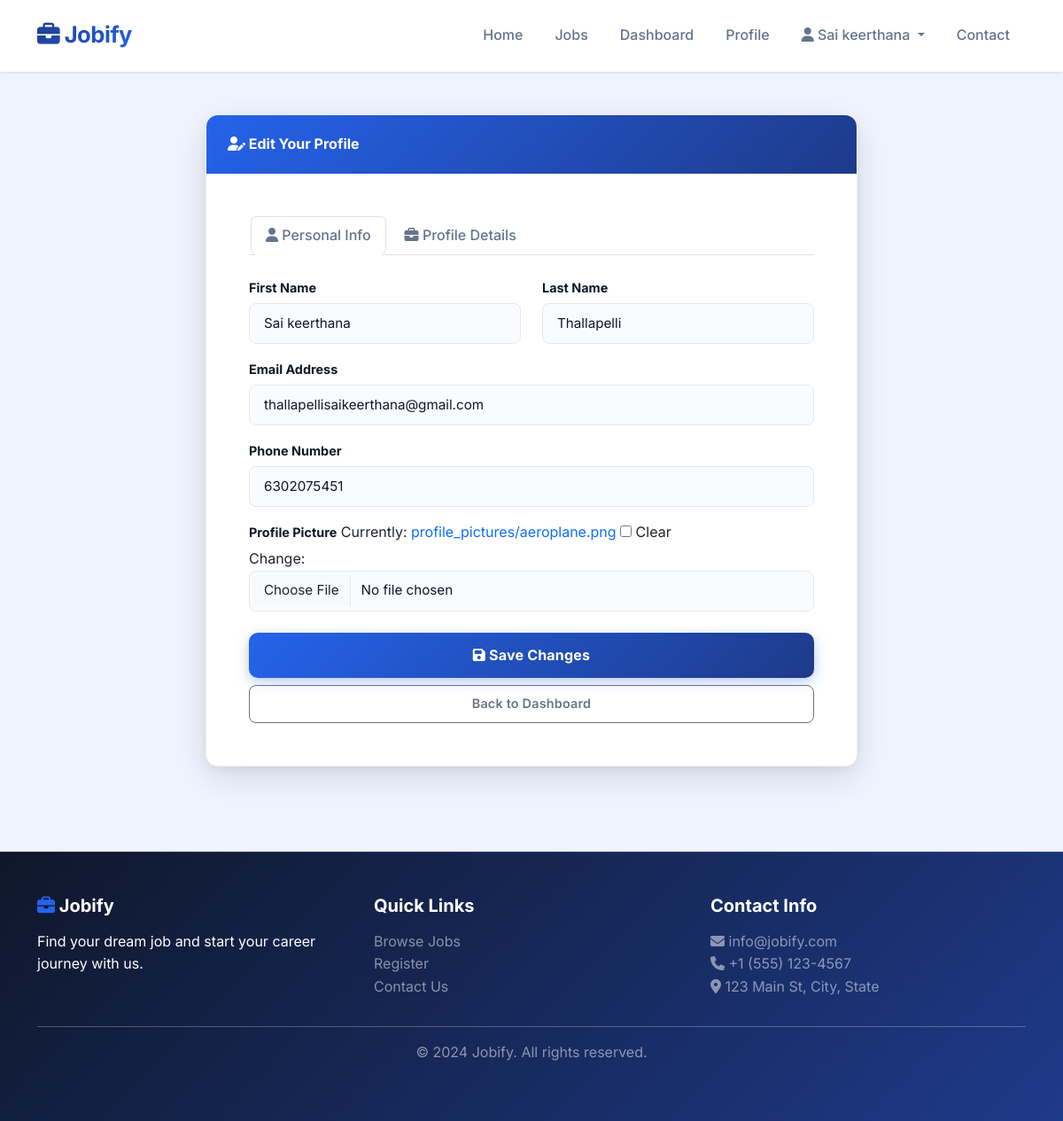
The page /dashboard/job-seeker/profile/edit/ (signed in) on the database its author committed.
### jobs/models.py (models this page shows, shortened)
class CustomUser(AbstractUser):
    ROLE_CHOICES = (
        ('admin', 'Admin'),
        ('employer', 'Employer'),
        ('job_seeker', 'Job Seeker'),
    )
    role = models.CharField(
        max_length=20,
        choices=ROLE_CHOICES,
        default='job_seeker'
    )
    phone = models.CharField(
        max_length=15,
        blank=True,
        null=True
    )
    profile_picture = models.ImageField(
        upload_to='profile_pictures/',
        blank=True,
        null=True
    )
    is_verified = models.BooleanField(default=False)
    created_at = models.DateTimeField(auto_now_add=True)
    updated_at = models.DateTimeField(auto_now=True)
    class Meta:
        db_table = 'custom_user'
        ordering = ['-created_at']

### jobs/views.py (the view)
# urls.py: path('dashboard/job-seeker/profile/edit/', views.job_seeker_profile_edit, name='job_seeker_profile_edit'),
@login_required(login_url='login')
def job_seeker_profile_edit(request):
    if request.user.role != 'job_seeker':
        messages.error(request, 'Access denied.')
        return redirect('home')
    try:
        profile = JobSeekerProfile.objects.get(user=request.user)
    except JobSeekerProfile.DoesNotExist:
        profile = JobSeekerProfile.objects.create(user=request.user)
    if request.method == 'POST':
        user_form = CustomUserChangeForm(request.POST, request.FILES, instance=request.user)
        profile_form = JobSeekerProfileForm(request.POST, request.FILES, instance=profile)
        if user_form.is_valid() and profile_form.is_valid():
            user_form.save()
            profile_form.save()
            messages.success(request, 'Profile updated successfully!')
            return redirect('job_seeker_dashboard')
    else:
        user_form = CustomUserChangeForm(instance=request.user)
        profile_form = JobSeekerProfileForm(instance=profile)
    context = {
        'user_form': user_form,
        'profile_form': profile_form,
        'profile': profile
    }
    return render(request, 'jobs/job_seeker_profile_edit.html', context)

### jobs/forms.py
class CustomUserChangeForm(UserChangeForm):
    class Meta:
        model = CustomUser
        fields = ('first_name', 'last_name', 'email', 'phone', 'profile_picture')
    def __init__(self, *args, **kwargs):
        super().__init__(*args, **kwargs)
        self.fields['first_name'].widget.attrs.update({'class': 'form-control'})
        self.fields['last_name'].widget.attrs.update({'class': 'form-control'})
        self.fields['email'].widget.attrs.update({'class': 'form-control'})
        if 'phone' in self.fields:
            self.fields['phone'].widget.attrs.update({'class': 'form-control'})
        if 'profile_picture' in self.fields:
            self.fields['profile_picture'].widget.attrs.update({'class': 'form-control'})

class JobSeekerProfileForm(forms.ModelForm):
    class Meta:
        model = JobSeekerProfile
        fields = ('resume', 'skills', 'bio', 'experience_years', 'location')
        widgets = {
            'resume': forms.FileInput(attrs={'class': 'form-control'}),
            'skills': forms.Textarea(attrs={
                'class': 'form-control',
                'placeholder': 'Enter skills separated by commas',
                'rows': 3
            }),
            'bio': forms.Textarea(attrs={
                'class': 'form-control',
                'placeholder': 'Brief bio',
                'rows': 4
            }),
            'experience_years': forms.NumberInput(attrs={'class': 'form-control'}),
            'location': forms.TextInput(attrs={
                'class': 'form-control',
                'placeholder': 'Your location'
            })
        }

### jobs/templates/jobs/job_seeker_profile_edit.html (shortened to what this page needs)
{% extends 'jobs/base.html' %}
{% load static %}
{% block content %}
<section class="edit-profile-section py-5">
    <div class="container">
        <div class="row justify-content-center">
            <div class="col-lg-8">
                <div class="card border-0 shadow-lg">
                    <div class="card-header bg-primary text-white fw-bold">
                        <i class="fas fa-user-edit"></i> Edit Your Profile
                    </div>
                    <div class="card-body p-5">
                        <ul class="nav nav-tabs mb-4" role="tablist">
                            <li class="nav-item" role="presentation">
                                <button class="nav-link active" id="personal-tab" data-bs-toggle="tab"
                                        data-bs-target="#personal" type="button" role="tab">
                                    <i class="fas fa-user"></i> Personal Info
                                </button>
                            </li>
                            <li class="nav-item" role="presentation">
                                <button class="nav-link" id="profile-tab" data-bs-toggle="tab"
                                        data-bs-target="#profile" type="button" role="tab">
                                    <i class="fas fa-briefcase"></i> Profile Details
                                </button>
                            </li>
                        </ul>
                        <div class="tab-content">
                            <div class="tab-pane fade show active" id="personal" role="tabpanel">
                                <form method="post" enctype="multipart/form-data" novalidate>
                                    <div class="row">
                                        <div class="col-md-6 mb-3">
                                            <label for="{{ user_form.first_name.id_for_label }}" class="form-label fw-bold">First Name</label>
                                            {{ user_form.first_name }}
                                        </div>
                                        <div class="col-md-6 mb-3">
                                            <label for="{{ user_form.last_name.id_for_label }}" class="form-label fw-bold">Last Name</label>
                                            {{ user_form.last_name }}
                                        </div>
                                    </div>
                                    <div class="mb-3">
                                        <label for="{{ user_form.email.id_for_label }}" class="form-label fw-bold">Email Address</label>
                                        {{ user_form.email }}
                                    </div>
                                    <div class="mb-3">
                                        <label for="{{ user_form.phone.id_for_label }}" class="form-label fw-bold">Phone Number</label>
                                        {{ user_form.phone }}
                                    </div>
                                    <div class="mb-3">
                                        <label for="{{ user_form.profile_picture.id_for_label }}" class="form-label fw-bold">Profile Picture</label>
                                        {{ user_form.profile_picture }}
                                    </div>
                            </div>
                        </div>
                        <div class="d-grid gap-2 mt-4">
                            <button type="submit" class="btn btn-primary btn-lg fw-bold">
                                <i class="fas fa-save"></i> Save Changes
                            </button>
                            <a href="{% url 'job_seeker_dashboard' %}" class="btn btn-outline-secondary">
                                Back to Dashboard
                            </a>
                        </div>
                    </div>
                </div>
            </div>
        </div>
    </div>
</section>
{% endblock %}

### jobs/templates/jobs/base.html (shortened to what this page needs)
{% load static %}
<!DOCTYPE html>
<html lang="en">
<head>
    <link href="https://cdnjs.cloudflare.com/ajax/libs/bootstrap/5.3.0/css/bootstrap.min.css" rel="stylesheet">
    <link href="https://cdnjs.cloudflare.com/ajax/libs/font-awesome/6.4.0/css/all.min.css" rel="stylesheet">
    <link href="{% static 'css/style.css' %}" rel="stylesheet">
</head>
<body>
    <nav class="navbar navbar-expand-lg navbar-light bg-white shadow-sm">
        <div class="container">
            <a class="navbar-brand fw-bold text-primary" href="{% url 'home' %}">
                <i class="fas fa-briefcase"></i> Jobify
            </a>
            <div class="collapse navbar-collapse" id="navbarNav">
                <ul class="navbar-nav ms-auto">
                    <li class="nav-item">
                        <a class="nav-link" href="{% url 'home' %}">Home</a>
                    </li>
                    <li class="nav-item">
                        <a class="nav-link" href="{% url 'job_list' %}">Jobs</a>
                    </li>
                    {% if user.is_authenticated %}
                        {% if user.role == 'job_seeker' %}
                            <li class="nav-item">
                                <a class="nav-link" href="{% url 'job_seeker_dashboard' %}">Dashboard</a>
                            </li>
                            <li class="nav-item">
                                <a class="nav-link" href="{% url 'job_seeker_profile_edit' %}">Profile</a>
                            </li>
                        {% endif %}
                        <li class="nav-item dropdown">
                            <a class="nav-link dropdown-toggle" href="#" id="userDropdown" role="button" data-bs-toggle="dropdown">
                                <i class="fas fa-user"></i> {{ user.first_name }}
                            </a>
                        </li>
                    {% endif %}
                    <li class="nav-item">
                        <a class="nav-link" href="{% url 'contact' %}">Contact</a>
                    </li>
                </ul>
            </div>
        </div>
    </nav>
    <main>
        {% block content %}{% endblock %}
    </main>
    <footer class="bg-dark text-white py-5 mt-5">
        <div class="container">
            <div class="row">
                <div class="col-md-4 mb-4 mb-md-0">
                    <h5 class="fw-bold mb-3">
                        <i class="fas fa-briefcase text-primary"></i> Jobify
                    </h5>
                    <p>Find your dream job and start your career journey with us.</p>
                </div>
                <div class="col-md-4 mb-4 mb-md-0">
                    <h5 class="fw-bold mb-3">Quick Links</h5>
                    <ul class="list-unstyled">
                        <li><a href="{% url 'job_list' %}" class="text-white-50 text-decoration-none">Browse Jobs</a></li>
                        <li><a href="{% url 'register_choice' %}" class="text-white-50 text-decoration-none">Register</a></li>
                        <li><a href="{% url 'contact' %}" class="text-white-50 text-decoration-none">Contact Us</a></li>
                    </ul>
                </div>
                <div class="col-md-4">
                    <h5 class="fw-bold mb-3">Contact Info</h5>
                    <p class="text-white-50">
                        <i class="fas fa-envelope"></i> info@jobify.com<br>
                        <i class="fas fa-phone"></i> +1 (555) 123-4567<br>
                        <i class="fas fa-map-marker-alt"></i> 123 Main St, City, State
                    </p>
                </div>
            </div>
            <hr class="bg-white-50">
            <div class="text-center text-white-50">
                <p>&copy; 2024 Jobify. All rights reserved.</p>
            </div>
        </div>
    </footer>
</body>
</html>

### static/css/style.css (style rules this page uses)
:root { --primary: #1e3a8a; --primary-light: #2563eb; --primary-glow: rgba(37, 99, 235, 0.25); --accent: #f59e0b; --accent-dark: #d97706; --bg-page: #f0f4ff; --bg-card: #ffffff; --bg-dark: #0f172a; --bg-dark-card: #1e293b; --text-primary: #0f172a; --text-secondary: #64748b; --text-muted: #94a3b8; --success: #10b981; --danger: #ef4444; --warning: #f59e0b; --info: #06b6d4; --shadow-sm: 0 1px 3px rgba(0,0,0,0.08), 0 1px 2px rgba(0,0,0,0.04); --shadow-md: 0 4px 16px rgba(0,0,0,0.08), 0 2px 6px rgba(0,0,0,0.04); --shadow-lg: 0 12px 40px rgba(0,0,0,0.12), 0 4px 12px rgba(0,0,0,0.06); --shadow-glow: 0 0 30px rgba(37, 99, 235, 0.2); --radius: 14px; --radius-sm: 8px; --radius-lg: 20px; --transition: all 0.3s cubic-bezier(0.4, 0, 0.2, 1); }
*, *::before, *::after { box-sizing: border-box; }
body { font-family: 'Inter', 'Segoe UI', sans-serif; background-color: var(--bg-page); color: var(--text-primary); line-height: 1.6; -webkit-font-smoothing: antialiased; }
a { transition: var(--transition); text-decoration: none; }
.navbar { background: rgba(255,255,255,0.95) !important; backdrop-filter: blur(20px); -webkit-backdrop-filter: blur(20px); box-shadow: 0 1px 0 rgba(0,0,0,0.06), 0 4px 20px rgba(0,0,0,0.04); border-bottom: 1px solid rgba(255,255,255,0.8); transition: var(--transition); padding: 0.9rem 0; }
.navbar-brand { font-size: 1.6rem; font-weight: 800; background: linear-gradient(135deg, var(--primary) 0%, var(--primary-light) 100%); -webkit-background-clip: text; -webkit-text-fill-color: transparent; background-clip: text; transition: var(--transition); letter-spacing: -0.5px; }
.nav-link { font-weight: 500; color: var(--text-secondary) !important; padding: 0.5rem 1rem !important; border-radius: var(--radius-sm); margin: 0 2px; transition: var(--transition); }
.btn { border-radius: var(--radius-sm); font-weight: 600; font-family: 'Inter', sans-serif; transition: var(--transition); font-size: 0.9rem; letter-spacing: 0.2px; padding: 0.6rem 1.4rem; position: relative; overflow: hidden; }
.btn::after { content: ''; position: absolute; inset: 0; background: rgba(255,255,255,0); transition: var(--transition); }
.btn-primary { background: linear-gradient(135deg, var(--primary-light) 0%, var(--primary) 100%); border: none; color: white; box-shadow: 0 4px 14px rgba(37, 99, 235, 0.35); }
.btn-lg { padding: 0.85rem 2rem; font-size: 1rem; border-radius: 10px; }
.card { border-radius: var(--radius) !important; border: 1px solid rgba(0,0,0,0.06) !important; transition: var(--transition); overflow: hidden; }
.card-header { border-bottom: 1px solid rgba(0,0,0,0.06) !important; padding: 1.25rem 1.5rem; font-weight: 700; background: rgba(248,250,255,0.8) !important; }
.form-control, .form-select { border-radius: var(--radius-sm); border: 1.5px solid #e2e8f0; transition: var(--transition); font-size: 0.95rem; padding: 0.65rem 1rem; background-color: #fafbff; color: var(--text-primary); }
.form-label { color: var(--text-primary); font-weight: 600; font-size: 0.9rem; margin-bottom: 0.4rem; }
footer { background: linear-gradient(135deg, #0f172a 0%, #1e3a8a 100%) !important; margin-top: auto; color: rgba(255,255,255,0.75); border-top: 1px solid rgba(255,255,255,0.08); }
footer a { color: rgba(255, 255, 255, 0.6); text-decoration: none; transition: var(--transition); }
footer h5, footer h6 { color: white; font-weight: 700; }
.text-primary { color: var(--primary-light) !important; }
.bg-primary { background: linear-gradient(135deg, var(--primary-light), var(--primary)) !important; }
.shadow-sm { box-shadow: var(--shadow-sm) !important; }
.shadow-lg { box-shadow: var(--shadow-lg) !important; }

### rows shown on the page
CustomUser: first_name "Sai keerthana", last_name "Thallapelli", email "thallapellisaikeerthana@gmail.com", phone "6302075451"
